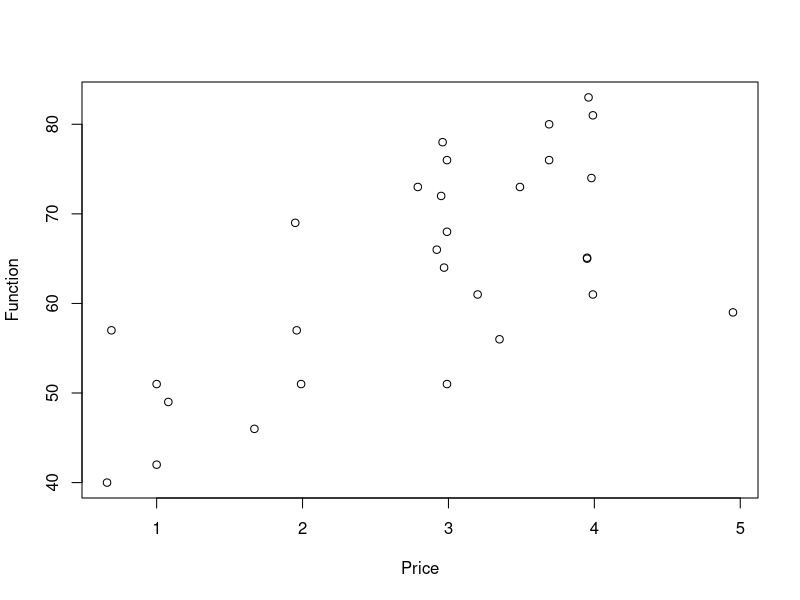

Here is the R script that generated this plot:
setwd("C:/Users/sjsa3/Desktop/Shared_with_Mac/Sem1_year2/FIT3152/Week - (1)/Dataset")
T <- read.csv("Toothbrush.csv")
InvestA <- read.csv("InvestA.csv")

tapply(InvestA$FV, InvestA$Group, mean)
cor(T)
plot(T)
 
attach(T)
fitted = lm(T$Function ~ Price)
